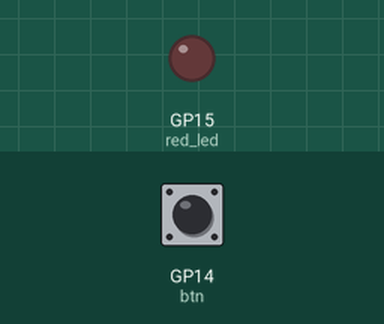
This program was run on a simulated Raspberry Pi Pico running MicroPython. Parts: output pins drawn as LEDs (lit = HIGH). The test bench sets the inputs (shaded band); at power-on: GP14 (btn) HIGH. WiFi joins after 1.5 s; web requests get an empty 200 reply after 0.4 s; what the program prints to the serial console is not drawn.

Above: at 3.2 s.
3.3 s: GP14 (btn) pulled LOW for 0.15 s
At 3.7 s:
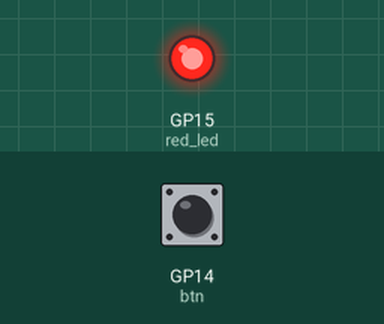
5.3 s: GP14 (btn) pulled LOW for 3.2 s
At 9.3 s:
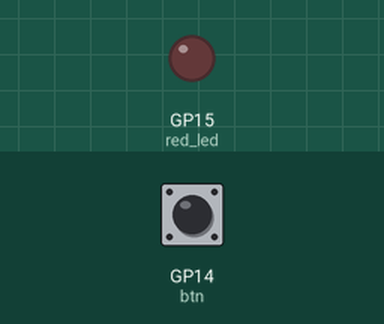
Timing chart, 0 to 10.8 s (numbered marks = the images above; inputs shaded):
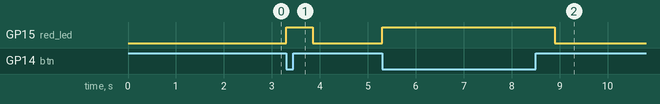

Measured:
- after the input at 3.3 s, GP15 (red_led): LOW → HIGH at once, → LOW 0.55 s later
- after the input at 5.3 s, GP15 (red_led): LOW → HIGH at once, → LOW 3.6 s later

The program:

lesson11_hw.py
```python
from machine import Pin
import time

from tools import connect,reconnect
import urequests

#red_led = Pin(15, mode=Pin.OUT)
#btn = Pin(14, mode=Pin.PULL_DOWN)		#PULL_DOWN 下拉電阻
red_led = Pin(15, Pin.OUT)
#btn = Pin(14, Pin.IN , Pin.PULL_DOWN)
btn = Pin(14, Pin.IN , Pin.PULL_UP)
is_press = False						#按鈕 預設為 沒有按下，數值為0

connect()

while 1:
    if btn.value() == False:
        #按鈕按下
        is_press = True
        red_led.value(1)
    else:
        #放開按鈕
        #red_led.value(0) #在這裡,燈會馬上反應,但是雲端伺服器不確定完成與否
        if is_press == True:
            print('release')
            is_press = False
            url_str = 'https://openapi-h8a3.onrender.com/pico_w/2024-01-22 16:02:10?address=Chicken&celsius=15.38'      #網址不能有中文字

            try:
                response = urequests.get(url_str)
            except:
                print("ap出現問題")
                reconnect()
            else:
                if response.status_code == 200:
                    print("傳送訊息成功")
                else:
                    print("傳送失敗(server出現錯誤)")
                response.close()

        red_led.value(0)
```

tools.py
```python
import network
import urequests as requests
import time
import rp2
from machine import WDT

rp2.country('TW') #設定我們的wifi的地區是台灣(可以不設)

ssid = 'xxxxxx'        # wifi熱點名稱
password = 'xxxxx'     # wifi熱點 密碼

wlan = network.WLAN(network.STA_IF)
wlan.active(True)
wlan.connect(ssid, password)
wlan.config(pm = 0xa11140) #預設是省電模式,可以設為非省電模式

def connect():
    #等待連線或失敗
    #status=0,1,2正在連線
    #status=3連線成功
    #<1,>=3失敗的連線
    max_wait = 10

    while max_wait > 0:
        status = wlan.status()
        if status < 0 or status >= 3:
            break
        max_wait -= 1
        print("等待連線")
        time.sleep(1)

    #處理錯誤
    if wlan.status() != 3:
        print('連線失敗,重新開機')
        raise RuntimeError('連線失敗') #開發階段,出現錯誤,中斷執行
        #wdt = WDT(timeout=2000) #無連接電腦時,重新開機(成品時,請使用這個)
        #wdt.feed()
    else:
        print('連線成功')
        status = wlan.ifconfig()
        print(f'ip={status[0]}')


def reconnect():
    if wlan.status() == 3: #還在連線,只是傳送的server無回應
        print(f"無法連線({wlan.status()})")
        return
    else:
        print("嘗試重新連線")
        wlan.disconnect()
        wlan.connect(ssid, password)
        connect() #再連線一次
```
